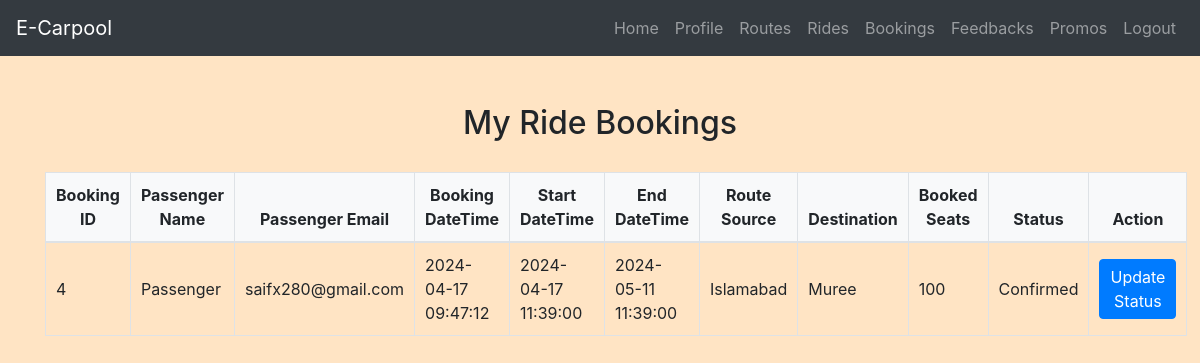
Screenshot of /driver/driver_dashboard.php (signed in) with the database file from the repository.
### tables this page shows
CREATE TABLE `bookings` (
  `BookingID` int(11) NOT NULL,
  `PassengerID` int(11) DEFAULT NULL,
  `RideID` int(11) DEFAULT NULL,
  `BookingDateTime` datetime DEFAULT NULL,
  `Status` varchar(50) DEFAULT NULL,
  `PaymentMethod` varchar(50) DEFAULT NULL,
  `SpecialDescription` text DEFAULT NULL,
  `BookedSeats` int(11) NOT NULL DEFAULT 0
);

CREATE TABLE `users` (
  `id` int(11) NOT NULL,
  `username` varchar(50) NOT NULL,
  `password` varchar(255) NOT NULL,
  `email` varchar(100) NOT NULL,
  `phone` varchar(20) NOT NULL,
  `age` int(11) DEFAULT NULL,
  `usertype` enum('driver','passenger') NOT NULL DEFAULT 'passenger',
  `full_name` varchar(255) DEFAULT NULL,
  `profile_picture` varchar(255) DEFAULT NULL
);

CREATE TABLE `rides` (
  `RideID` int(11) NOT NULL,
  `DriverID` int(11) DEFAULT NULL,
  `RouteID` int(11) DEFAULT NULL,
  `StartDateTime` datetime DEFAULT NULL,
  `EndDateTime` datetime DEFAULT NULL,
  `AvailableSeats` int(11) DEFAULT NULL,
  `Fare` decimal(10,2) DEFAULT NULL,
  `Status` varchar(20) DEFAULT NULL
);

CREATE TABLE `routes` (
  `RouteID` int(11) NOT NULL,
  `DriverID` int(11) NOT NULL,
  `SourceLocation` varchar(255) NOT NULL,
  `DestinationLocation` varchar(255) NOT NULL,
  `Frequency` enum('Daily','Weekly','Monthly','Trip-based') NOT NULL
);

### driver/driver_dashboard.php (the view, shortened to what this page needs)
<?php
include('config.php');
$DriverID = $_SESSION["id"];
$sql = "SELECT RideID FROM rides WHERE DriverID = ?";
$stmt = mysqli_prepare($conn, $sql);
mysqli_stmt_bind_param($stmt, "i", $DriverID);
mysqli_stmt_execute($stmt);
mysqli_stmt_bind_result($stmt, $RideID);
$rideIDs = [];
while (mysqli_stmt_fetch($stmt)) {
    $rideIDs[] = $RideID;
}
$bookings = [];
foreach ($rideIDs as $rideID) {
    $sql = "SELECT b.BookingID, u.full_name, u.email, b.BookingDateTime, b.Status, r.StartDateTime, r.EndDateTime, rt.SourceLocation, rt.DestinationLocation, b.BookedSeats
            FROM bookings b
            INNER JOIN rides r ON b.RideID = r.RideID
            INNER JOIN routes rt ON r.RouteID = rt.RouteID
            INNER JOIN users u ON b.PassengerID = u.id
            WHERE b.RideID = ?";
    $stmt = mysqli_prepare($conn, $sql);
    mysqli_stmt_bind_param($stmt, "i", $rideID);
    mysqli_stmt_execute($stmt);
    mysqli_stmt_bind_result($stmt, $BookingID, $PassengerName, $PassengerEmail, $BookingDateTime, $Status, $StartDateTime, $EndDateTime, $SourceLocation, $DestinationLocation, $BookedSeats);
    while (mysqli_stmt_fetch($stmt)) {
        $bookings[] = [
            "BookingID" => $BookingID,
            "PassengerName" => $PassengerName,
            "PassengerEmail" => $PassengerEmail,
            "BookingDateTime" => $BookingDateTime,
            "Status" => $Status,
            "StartDateTime" => $StartDateTime,
            "EndDateTime" => $EndDateTime,
            "SourceLocation" => $SourceLocation,
            "DestinationLocation" => $DestinationLocation,
            "BookedSeats" => $BookedSeats
        ];
    }
}
?>
<!DOCTYPE html>
<html lang="en">
<head>
    <link rel="stylesheet" href="https://maxcdn.bootstrapcdn.com/bootstrap/4.5.2/css/bootstrap.min.css">
    <link rel="stylesheet" href="./css/style.css">
</head>
<body>
<?php include('navbar.php'); ?>
<div class="container mt-5">
    <h2>My Ride Bookings</h2>
    <?php if (empty($bookings)): ?>
        <p>No bookings found for your rides.</p>
    <?php else: ?>
        <table class="table">
            <thead>
                <tr>
                    <th>Booking ID</th>
                    <th>Passenger Name</th>
                    <th>Passenger Email</th>
                    <th>Booking DateTime</th>
                    <th>Start DateTime</th>
                    <th>End DateTime</th>
                    <th>Route Source</th>
                    <th>Destination</th>
                    <th>Booked Seats</th>
                    <th>Status</th>
                    <th>Action</th>
                </tr>
            </thead>
            <tbody>
                <?php foreach ($bookings as $booking): ?>
                    <tr>
                        <td><?php echo $booking['BookingID']; ?></td>
                        <td><?php echo $booking['PassengerName']; ?></td>
                        <td><?php echo $booking['PassengerEmail']; ?></td>
                        <td><?php echo $booking['BookingDateTime']; ?></td>
                        <td><?php echo $booking['StartDateTime']; ?></td>
                        <td><?php echo $booking['EndDateTime']; ?></td>
                        <td><?php echo $booking['SourceLocation']; ?></td>
                        <td><?php echo $booking['DestinationLocation']; ?></td>
                        <td><?php echo $booking['BookedSeats']; ?></td>
                        <td><?php echo $booking['Status']; ?></td>
                        <td>
                            <a href="update_booking_status.php?BookingID=<?php echo $booking['BookingID']; ?>" class="btn btn-primary">Update Status</a>
                        </td>
                    </tr>
                <?php endforeach; ?>
            </tbody>
        </table>
    <?php endif; ?>
</div>
</body>
</html>

### driver/css/style.css (style rules this page uses)
body { background-color: bisque; }
h1, h2, h3, h4 { text-align: center; margin-top: 30px; margin-bottom: 30px; }
.table { width: 100%; border-collapse: collapse; margin-top: 20px; }
.table th, .table td { padding: 10px; border: 1px solid #dee2e6; }
.table thead th { background-color: #f8f9fa; font-weight: bold; text-align: center; }
.table tbody td { vertical-align: middle; }
.btn-primary { padding: 5px 10px; }

### rows the page displays
bookings: BookingID "4", PassengerID.full_name "Passenger", PassengerID.email "saifx280@gmail.com", BookingDateTime "2024-04-17 09:47:12", RideID.StartDateTime "2024-04-17 11:39:00", RideID.EndDateTime "2024-05-11 11:39:00", routes.SourceLocation "Islamabad", routes.DestinationLocation "Muree", BookedSeats "100", Status "Confirmed"
